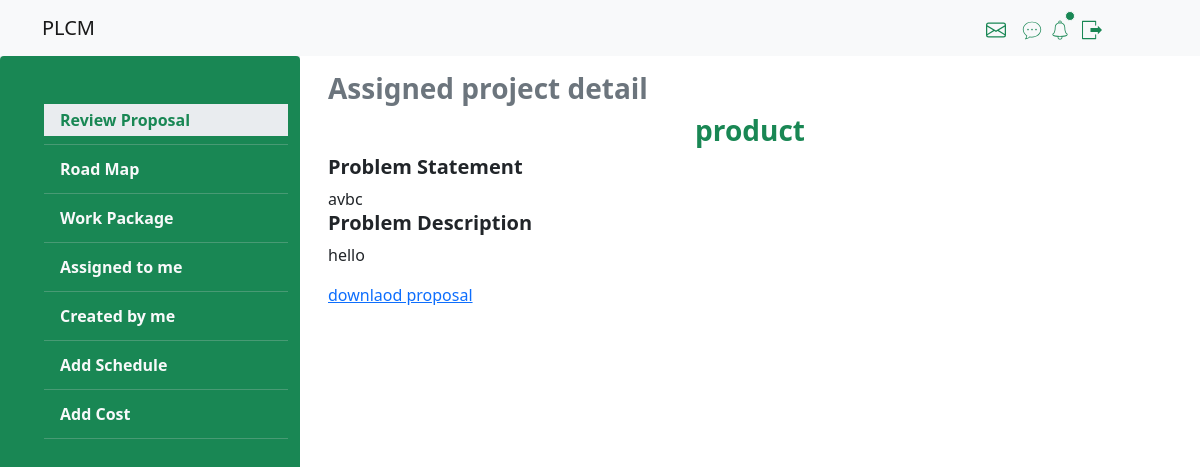
The page /detail_project.php?id=84&&n_id=243 (signed in) on the database its author committed.
### tables this page shows
CREATE TABLE `projects` (
  `p_id` int(11) NOT NULL,
  `p_title` text NOT NULL,
  `p_category` text NOT NULL,
  `p_problem` text NOT NULL,
  `p_description` text NOT NULL,
  `file_path` text NOT NULL,
  `a_id` int(11) NOT NULL
);

### php/chat_notify_query.php (called while the page is built, shortened)
<?php
$query="select link_page,n_id,c_id, p_title,notifications.p_id,notifications.date,status,f_name,l_name,name,notifications.description,notifications.u_category from notifications,projects,members where (notifications.p_id=projects.p_id and u_category='admin' and members.m_id=".$id." and u_id=".$id.") or (notifications.p_id=projects.p_id and u_category='member' and members.m_id=".$id."  and u_id=".$id.") order by n_id desc";;
$result=mysqli_query($conn,$query);
$query="select * from notifications where u_id=".$id." and status='unseen' ";
$check=mysqli_query($conn,$query);
?>

### detail_project.php (the view, shortened to what this page needs)
<?php
include_once("connection/connection.php");
if(isset($_REQUEST['id'])){
  $id=$_REQUEST['id'];
 $query="select * from projects where p_id=".$id;
 $pro=mysqli_query($conn,$query);
 $pro=mysqli_fetch_assoc($pro);
 $id=$_SESSION['id'];
include("php/chat_notify_query.php");
$id=$_REQUEST['id'];
}
?>
<!doctype html>
<html lang="en">
  <head>
    <link href="https://cdn.jsdelivr.net/npm/bootstrap@5.1.3/dist/css/bootstrap.min.css" rel="stylesheet">
    <link rel='stylesheet' href='css/style.css'>
    <link rel='stylesheet' href='css/style2.css'>
  </head>
  <body>
  <div class='container-fluid p-0 responsive'>
  <nav class="navbar navbar-expand-md navbar-light bg-light">
  <div class="container">
  <a class="navbar-brand" href="home.php">PLCM</a>
    <div class="collapse navbar-collapse" id="navbarSupportedContent">
<div class=' d-flex align-items-center justify-md-content-start justify-content-around'>
<div class='position-relative mail me-2  d-inline-block d-md-block mt-md-0 mt-2 '>
        <a href='inbox_mail.php'>
</a>
      </div>
      <div class='position-relative chat ms-2  d-inline-block d-md-block mt-md-0 mt-2 '>
        <a href='chat.php'>
      </a>
</div>
<div class=" position-relative ms-2   mt-md-0 mt-2 ">
  <span class="position-absolute top-0  start-100 translate-middle p-1 bg-success border border-light rounded-circle dot_notify <?php echo(mysqli_num_rows($check)>0)?"d-block":"d-none"; ?>">
  </span>
</div>
      <ul class='navbar-nav me-5 ms-1 mt-md-0 mt-2  '>
      <li class="nav-item dropdown">
          <a class="nav-link dropdown-toggle link_logout" href="#" id="navbarDropdown" role="button" data-bs-toggle="dropdown" aria-expanded="false">
          </a>
        </li>
</ul>
</div>
    </div>
  </div>
</nav>
<div class="offcanvas offcanvas-end" tabindex="-1" id="offcanvasRight" aria-labelledby="offcanvasRightLabel" >
  <div class="offcanvas-body " >
  <?php if(mysqli_num_rows($result)>0){
    while($row=mysqli_fetch_assoc($result))
    { ?>
   </div>
  <?php  }
  } else{?>
       <div class='text-muted text-center'>no notification</div>
  <?php } ?>
<section class=' bg h-100'>
  <div class='row m-0 align-items-stretch justify-content-start h-100 '>
  <div class='col-md-3 d-none d-md-block  bg-success rounded  '>
  <ul class='menu mt-5'>
            <li><a class="dropdown-item text-light fw-bold active" href="detail_project.php?id=<?php echo $pro['p_id']?>">Review Proposal</a></li>
            <li><hr class="dropdown-divider text-light"></li>
            <li><a class="dropdown-item text-light fw-bold" href="road_map.php?id=<?php echo $pro['p_id']?>">Road Map</a></li>
              <li><hr class="dropdown-divider text-light"></li>
              <li><a class="dropdown-item text-light fw-bold" href="work_packages.php?id=<?php echo $pro['p_id']?>">Work Package</a></li>
              <li><hr class="dropdown-divider text-light"></li>
              <li><a class="dropdown-item text-light fw-bold" href="assign_me.php?id=<?php echo $pro['p_id']?>">Assigned to me</a></li>
              <li><hr class="dropdown-divider text-light"></li>
              <li><a class="dropdown-item text-light fw-bold" href="created_me.php?id=<?php echo $pro['p_id']?>">Created by me</a></li>
              <li><hr class="dropdown-divider text-light"></li>
              <li><a class="dropdown-item text-light fw-bold" href="add_schedule.php?id=<?php echo $pro['p_id']?>">Add Schedule</a></li>
              <li><hr class="dropdown-divider text-light"></li>
              <li><a class="dropdown-item text-light fw-bold " href="add_cost.php?id=<?php echo $id;?>">Add Cost</a></li>
              <li><hr class="dropdown-divider text-light"></li>
</ul>
</div>
<div class='col-md-9 bg-body'>
<div class='row bg-body p-3 h-auto '>
        <div class='col-12 text-muted h3 fw-bold'>
                Assigned project detail
          </div>
          <h3 class='text-center text-success fw-bold'><?php echo $pro['p_title'] ?></h3>
          <h5 class=' text-dark fw-bold'>Problem Statement</h5>
          <div class='text-dark ' style="text-align:justify">
          <?php echo $pro['p_problem'] ?>
</div>
<h5 class=' text-dark fw-bold'>Problem Description</h5>
          <div class='text-dark ' style="text-align:justify">
          <?php  $str= base64_decode($pro['p_description']);
    echo $str;
    ?>
</div>
<a href='<?php echo "admin/".$pro['file_path'] ?>' downlaod>downlaod proposal</a>
</div>
</div>
</div>
</section>
</body>
</html>

### css/style2.css (style rules this page uses)
.row , .col-md-5,.col-md-7 { height:100%; display:flex; justify-content: center; align-items: center; }
.bg { background-color:#e9ecef; }
.active { background-color:#198754!important; }
.menu { list-style:none; position:sticky; left:0px; top:0px; }
.responsive { height:100vh; background-color:#e9ecef; }
.link_logout::after { display:none; }
.active { background-color:#e9ecef!important; color:#198754!important; }

### rows shown on the page
projects: p_title "product", p_problem "avbc", p_description "hello"
